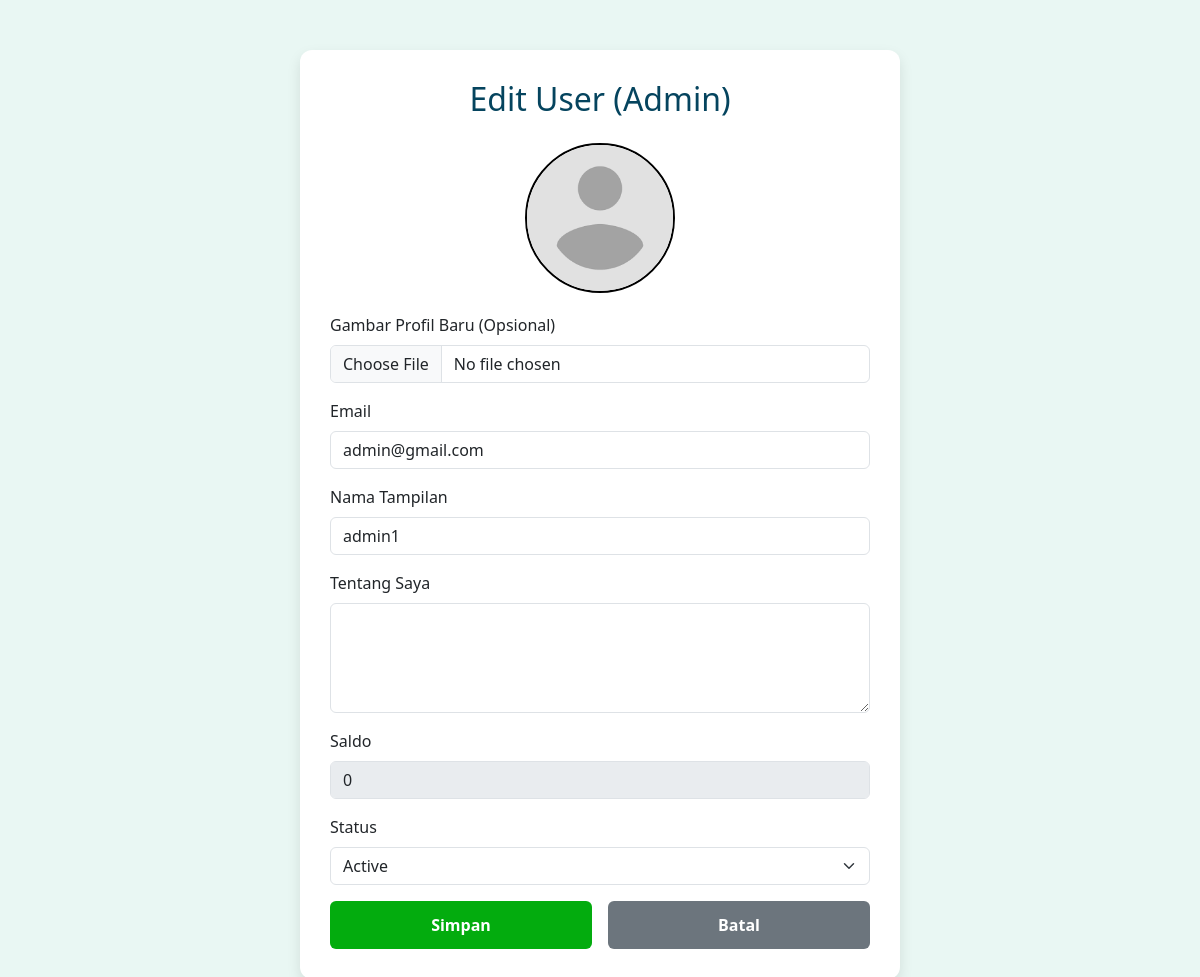
The app's page /edit_user_admin.php?id=1 (signed in) with its own data.
### tables this page shows
CREATE TABLE users (
  id INT AUTO_INCREMENT PRIMARY KEY,
  display_name VARCHAR(255) NOT NULL,
  username VARCHAR(50) NOT NULL UNIQUE,
  email VARCHAR(100) NOT NULL UNIQUE,
  `password` VARCHAR(255) NOT NULL,
  profile_picture VARCHAR(255),
  saldo INT NOT NULL DEFAULT 0,
  about_me TEXT,
  `role` ENUM('admin', 'user') NOT NULL DEFAULT 'user',
  `status` ENUM('active', 'nonactive') NOT NULL DEFAULT 'active'
);

### edit_user_admin.php (the view, shortened to what this page needs)
<?php
require_once 'db.php';
$userId = $_GET['id'];
$query = $pdo->prepare("SELECT * FROM users WHERE id = ?");
$query->execute([$userId]);
$userData = $query->fetch();
?>
<!DOCTYPE html>
<html lang="id">
<head>
    <link href="https://cdn.jsdelivr.net/npm/bootstrap@5.3.6/dist/css/bootstrap.min.css" rel="stylesheet">
</head>
<body>
<div class="form-container">
    <h2>Edit User (Admin)</h2>
    <form method="POST" enctype="multipart/form-data">
        <div class="img-preview">
            <img src="assets/<?= htmlspecialchars($userData['profile_picture']) ?>" alt="Foto Profil">
        </div>
        <div class="mb-3">
            <label class="form-label">Gambar Profil Baru (Opsional)</label>
            <input type="file" name="profile_picture" class="form-control">
        </div>
        <div class="mb-3">
            <label class="form-label">Email</label>
            <input type="email" name="email" class="form-control" value="<?= htmlspecialchars($userData['email']) ?>" required>
        </div>
        <div class="mb-3">
            <label class="form-label">Nama Tampilan</label>
            <input type="text" name="display_name" class="form-control" value="<?= htmlspecialchars($userData['display_name']) ?>" required>
        </div>
        <div class="mb-3">
            <label class="form-label">Tentang Saya</label>
            <textarea name="about_me" class="form-control" rows="4"><?= htmlspecialchars($userData['about_me']) ?></textarea>
        </div>
        <div class="mb-3">
            <label class="form-label">Saldo</label>
            <input type="number" value="<?= htmlspecialchars($userData['saldo']) ?>" class="form-control" disabled>
        </div>
        <div class="mb-3">
            <label class="form-label">Status</label>
            <select name="status" class="form-select" required>
                <option value="active" <?= $userData['status'] === 'active' ? 'selected' : '' ?>>Active</option>
            </select>
        </div>
        <div class="d-flex gap-3">
            <button type="submit" class="btn btn-save">Simpan</button>
            <a href="users.php" class="btn btn-cancel">Batal</a>
        </div>
    </form>
</div>
</body>
</html>

### edit_user_admin.php (style rules this page uses)
body { background-color: #e9f7f3; font-family: 'Segoe UI', Tahoma, Geneva, Verdana, sans-serif; }
.form-container { max-width: 600px; margin: 50px auto; background-color: white; padding: 30px; border-radius: 12px; box-shadow: 0 6px 14px rgba(0, 0, 0, 0.1); }
h2 { color: #05445E; text-align: center; margin-bottom: 25px; }
.img-preview { text-align: center; margin-bottom: 20px; }
.img-preview img { width: 150px; height: 150px; object-fit: cover; border: 2px solid black; border-radius: 50%; }
.btn-save, .btn-cancel { width: 100%; padding: 12px; font-weight: bold; border: none; border-radius: 6px; font-size: 16px; }
.btn-save { background-color: #03AC0E; color: white; }
.btn-cancel { background-color: #6c757d; color: white; }

### records on screen
users: profile_picture (placeholder picture), email "admin@gmail.com", display_name "admin1", saldo "0", status "Active"
